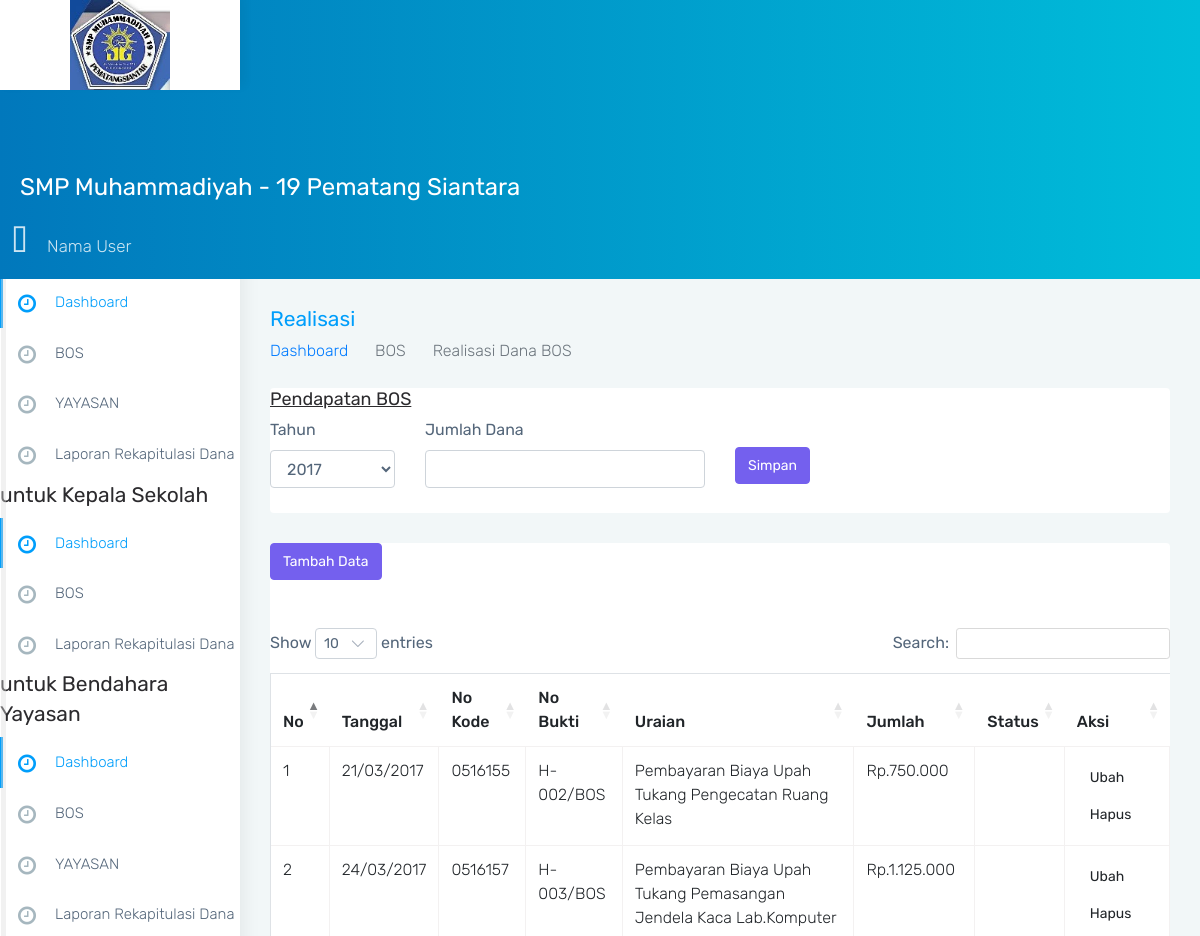
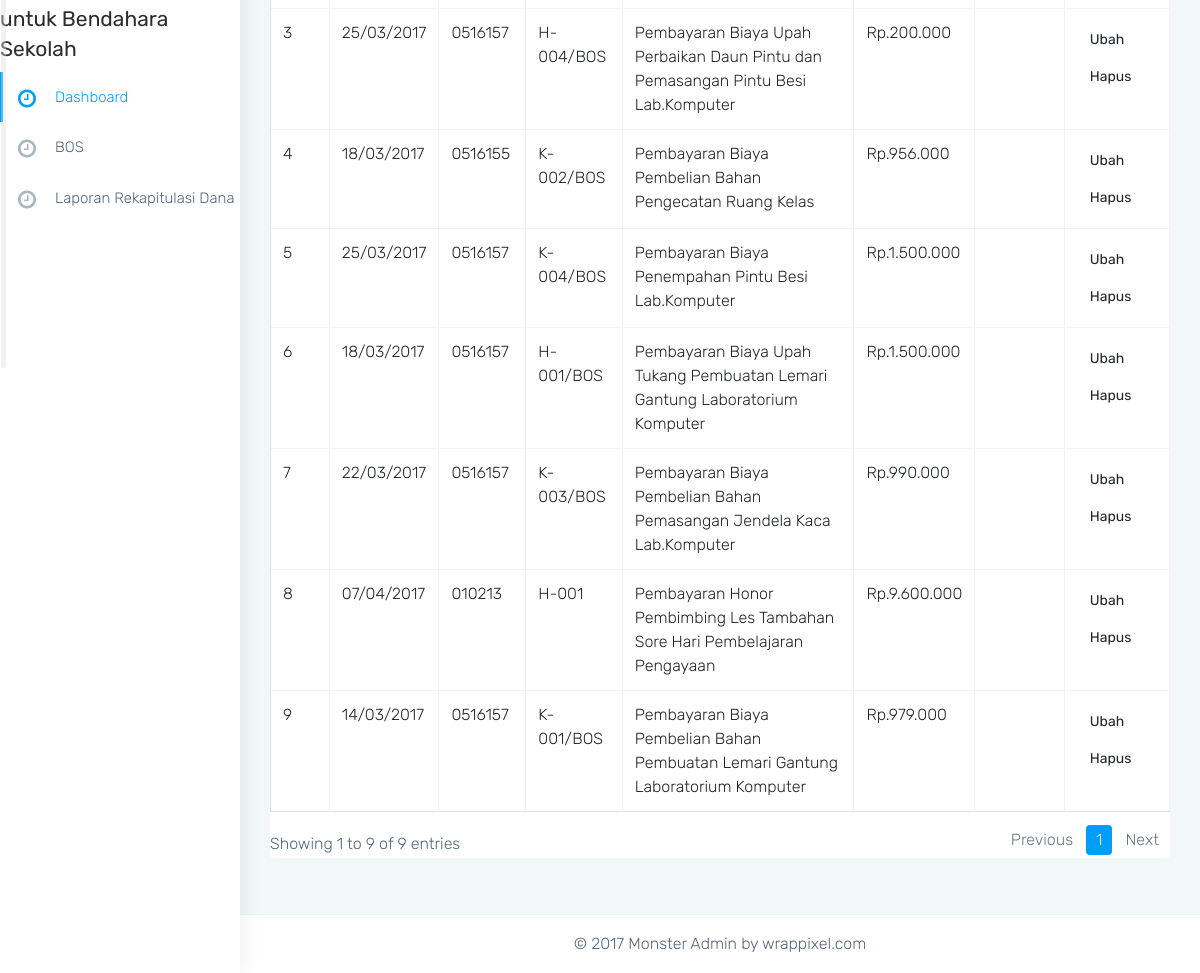
The page /realisasi/index.php on the database its author committed (2 pictures, top to bottom).
### tables this page shows
CREATE TABLE `bos_realisasi_detail_komponen` (
  `id_bos_realisasi_detail_komponen` int(11) NOT NULL,
  `relasi_id` int(11) NOT NULL,
  `no_kode` varchar(10) NOT NULL,
  `no_bukti` varchar(10) NOT NULL,
  `uraian` text NOT NULL,
  `jumlah` int(11) NOT NULL,
  `tanggal` date NOT NULL,
  `status` enum('pengeluaran','pemasukan','','') DEFAULT NULL,
  `form` varchar(5) NOT NULL,
  `foto` varchar(100) NOT NULL
);

### realisasi/index.php (called while the page is built)
<?php
require('../url.php');
require('../model/crud.php');
$crud = new Crud;
$realisasi = $crud->reliasasi_bos();
require('../view/realisasi.php');

### url.php (called while the page is built, shortened)
<?php
$url = 'http://localhost/simkeuangan/';

### model/koneksi.php (called while the page is built)
<?php
class Koneksi
{
  private $host     = 'localhost';
  private $username = 'root';
  private $password = '';
  private $database = 'simkeuangan';
  protected $conn;
  function __construct()
  {
    if (!isset($this->conn))
      $this->conn = new mysqli($this->host, $this->username, $this->password, $this->database);
    if (!$this->conn)
      echo 'Koneksi Gagal';
    else
      return $this->conn;
  }
}

### model/crud.php (called while the page is built, shortened)
<?php
include('koneksi.php');
class Crud extends Koneksi
{
  public function reliasasi_bos()
  {
    $query = "SELECT bos_realisasi_rekapitulasi.id_bos_realisasi_rekapitulasi id_relasi,bos_realisasi_detail_komponen.* FROM bos_realisasi_rekapitulasi JOIN bos_realisasi_detail_komponen ON bos_realisasi_rekapitulasi.id_bos_realisasi_rekapitulasi = bos_realisasi_detail_komponen.id_bos_realisasi_detail_komponen";
    $hasil = $this->conn->query($query);
    $rows = array();
    while ($row = $hasil->fetch_assoc()) {
      $rows[] = $row;
    }
    return $rows;
  }
}

### view/realisasi.php (the view, shortened to what this page needs)
<!DOCTYPE html>
<html lang="en">
<?php require('template/head.php') ?>
<body class="fix-header card-no-border">
  <div id="main-wrapper">
    <?php require('template/header.php') ?>
    <?php require('template/sidebar.php') ?>
    <div class="page-wrapper">
      <div class="container-fluid">
        <div class="row page-titles">
          <div class="col-md-6 col-8 align-self-center">
            <h3 class="text-themecolor m-b-0 m-t-0">Realisasi</h3>
            <ol class="breadcrumb">
              <li class="breadcrumb-item">
                <a href="<?= $url; ?>">Dashboard</a>
              </li>
              <li class="breadcrumb-item active">BOS</li>
              <li class="breadcrumb-item active">Realisasi Dana BOS</li>
            </ol>
          </div>
        </div>
        <div class="card">
          <div class="card-block">
            <h4><u>Pendapatan BOS</u></h4>
            <form action="" method="post">
              <div class="row">
                <div class="col-2">
                  <div class="form-group">
                    <label>Tahun</label>
                    <select name="tahun" class="form-control">
                      <option value="2017">2017</option>
                    </select>
                  </div>
                </div>
                <div class="col-4">
                  <div class="form-group">
                    <label>Jumlah Dana</label>
                    <input type="number" name="jumlah_dana" class="form-control">
                  </div>
                </div>
                <div class="col-1 align-self-center">
                  <input type="submit" value="Simpan" name="submit" class="btn btn-primary">
                </div>
              </div>
            </form>
          </div>
        </div>
        <div class="row">
          <div class="col-12">
            <div class="card">
              <div class="card-block">
                <a href="tambah_data.php" class="btn btn-primary mb-5">Tambah Data</a>
                <table class="table table-bordered mt-3" id="example">
                  <thead>
                    <th>No</th>
                    <th>Tanggal</th>
                    <th>No Kode</th>
                    <th>No Bukti</th>
                    <th>Uraian</th>
                    <th>Jumlah</th>
                    <th>Status</th>
                    <th>Aksi</th>
                  </thead>
                  <tbody>
                    <?php
                    $no = 0;
                    foreach ($realisasi as $re) {
                    ?>
                      <tr>
                        <td><?= $no + 1; ?></td>
                        <td><?= date('d/m/Y', strtotime($re['tanggal'])); ?></td>
                        <td><?= $re['no_kode']; ?></td>
                        <td><?= $re['no_bukti']; ?></td>
                        <td><?= $re['uraian']; ?></td>
                        <td>Rp.<?= number_format($re['jumlah'], 0, ',', '.'); ?></td>
                        <td><?= $re['status']; ?></td>
                        <td>
                          <a href="ubah_data.php?realisasi=<?= $re['id_relasi'] ?>&detail=<?= $re['id'] ?>" class="btn btn-default">Ubah</a>
                          <a href="hapus_data.php?realisasi=<?= $re['id_relasi'] ?>&detail=<?= $re['id'] ?>" class="btn btn-default">Hapus</a>
                        </td>
                      </tr>
                    <?php
                      $no++;
                    }
                    ?>
                  </tbody>
                </table>
              </div>
            </div>
          </div>
        </div>
      </div>
      <?php require('template/footer.php') ?>
    </div>
  </div>
</body>
</html>

### assets/css/colors/blue.css (style rules this page uses)
.text-themecolor { color: #009efb !important; }

### rows shown on the page
bos_realisasi_detail_komponen: tanggal "21/03/2017", no_kode "0516155", no_bukti "H-002/BOS", uraian "Pembayaran Biaya Upah Tukang Pengecatan Ruang Kelas", jumlah "750.000"
bos_realisasi_detail_komponen: tanggal "24/03/2017", no_kode "0516157", no_bukti "H-003/BOS", uraian "Pembayaran Biaya Upah Tukang Pemasangan Jendela Kaca Lab.Komputer", jumlah "1.125.000"
bos_realisasi_detail_komponen: tanggal "25/03/2017", no_kode "0516157", no_bukti "H-004/BOS", uraian "Pembayaran Biaya Upah Perbaikan Daun Pintu dan Pemasangan Pintu Besi Lab.Komputer", jumlah "200.000"
bos_realisasi_detail_komponen: tanggal "18/03/2017", no_kode "0516155", no_bukti "K-002/BOS", uraian "Pembayaran Biaya Pembelian Bahan Pengecatan Ruang Kelas", jumlah "956.000"
bos_realisasi_detail_komponen: tanggal "25/03/2017", no_kode "0516157", no_bukti "K-004/BOS", uraian "Pembayaran Biaya Penempahan Pintu Besi Lab.Komputer", jumlah "1.500.000"
bos_realisasi_detail_komponen: tanggal "18/03/2017", no_kode "0516157", no_bukti "H-001/BOS", uraian "Pembayaran Biaya Upah Tukang Pembuatan Lemari Gantung Laboratorium Komputer", jumlah "1.500.000"
bos_realisasi_detail_komponen: tanggal "22/03/2017", no_kode "0516157", no_bukti "K-003/BOS", uraian "Pembayaran Biaya Pembelian Bahan Pemasangan Jendela Kaca Lab.Komputer", jumlah "990.000"
bos_realisasi_detail_komponen: tanggal "07/04/2017", no_kode "010213", no_bukti "H-001", uraian "Pembayaran Honor Pembimbing Les Tambahan Sore Hari Pembelajaran Pengayaan", jumlah "9.600.000"
bos_realisasi_detail_komponen: tanggal "14/03/2017", no_kode "0516157", no_bukti "K-001/BOS", uraian "Pembayaran Biaya Pembelian Bahan Pembuatan Lemari Gantung Laboratorium Komputer", jumlah "979.000"
